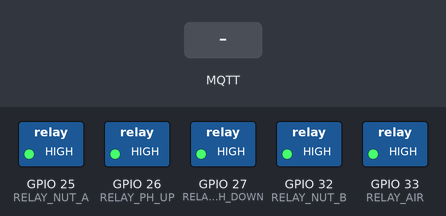
This sketch was run on a simulated ESP32. Shown: switched loads named in the sketch (green lamp = pin HIGH). Inputs (shaded band) come from the test bench. WiFi joins after 1.5 s; servers stay silent unless stated; no MQTT or app messages arrive unless stated; what the sketch prints to the serial monitor is not drawn.

Above: at 2.7 s.
2.8 s: MQTT message "1" arrives on the first subscribed topic
At 4.1 s:
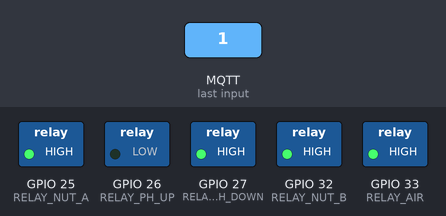
5.8 s: MQTT message "3" arrives on the first subscribed topic
At 6.3 s:
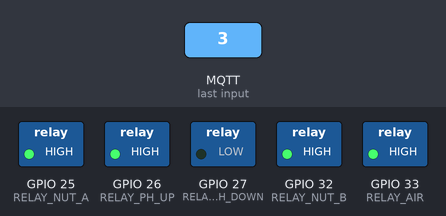
8.8 s: MQTT message "5" arrives on the first subscribed topic
At 9.8 s:
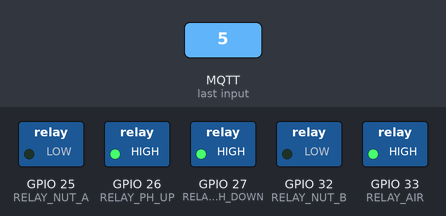
Timing chart, 0 to 12.3 s (numbered marks = the images above; inputs shaded):
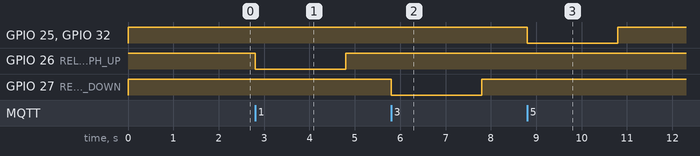

The sketch:

ESP32_Aktuator.ino
```cpp
#include <WiFi.h>
#include <PubSubClient.h>
#include <ArduinoJson.h>

// ==========================================
// 1. KONFIGURASI WIFI & MQTT BROKER
// ==========================================
const char* ssid        = "XinXun-9988";
const char* password    = "12345678";
const char* mqtt_server = "192.168.100.10";

WiFiClient espClient;
PubSubClient client(espClient);

// Topik Komunikasi MQTT
const char* topic_sensor = "hidroponik/sensor";
const char* topic_action = "hidroponik/action";
const char* topic_status = "hidroponik/status";

// ==========================================
// 2. PIN RELAY (Active Low)
// ==========================================
const int RELAY_PH_UP   = 26;
const int RELAY_PH_DOWN = 27;
const int RELAY_NUT_A   = 25;
const int RELAY_NUT_B   = 32;
const int RELAY_AIR     = 33;

// ==========================================
// 3. VARIABEL DURASI & SAFETY INTERLOCK
// ==========================================
const unsigned long T_SHORT = 2000; // 2 Detik
const unsigned long T_LONG  = 5000; // 5 Detik

// Kapasitas Box Maksimal = 21.85L.
float volume_tandon_saat_ini = 21.85;
const float BATAS_KRITIS_AIR = 5.0; // Jika di bawah 5L, pompa diblokir

// ==========================================
// FUNGSI KONTROL POMPA
// ==========================================
void jalankanPompa(int pin_pompa, unsigned long durasi) {
  digitalWrite(pin_pompa, LOW);
  delay(durasi);
  digitalWrite(pin_pompa, HIGH);
}

void jalankanNutrisi(unsigned long durasi) {
  digitalWrite(RELAY_NUT_A, LOW);
  digitalWrite(RELAY_NUT_B, LOW);
  delay(durasi);
  digitalWrite(RELAY_NUT_A, HIGH);
  digitalWrite(RELAY_NUT_B, HIGH);
}

// ==========================================
// SETUP
// ==========================================
void setup() {
  Serial.begin(115200);

  pinMode(RELAY_PH_UP, OUTPUT);
  pinMode(RELAY_PH_DOWN, OUTPUT);
  pinMode(RELAY_NUT_A, OUTPUT);
  pinMode(RELAY_NUT_B, OUTPUT);
  pinMode(RELAY_AIR, OUTPUT);

  // Matikan semua relay di awal (Active Low = HIGH)
  digitalWrite(RELAY_PH_UP, HIGH);
  digitalWrite(RELAY_PH_DOWN, HIGH);
  digitalWrite(RELAY_NUT_A, HIGH);
  digitalWrite(RELAY_NUT_B, HIGH);
  digitalWrite(RELAY_AIR, HIGH);

  WiFi.begin(ssid, password);
  while (WiFi.status() != WL_CONNECTED) {
    delay(500);
    Serial.print(".");
  }
  Serial.println("\n[WiFi] Aktuator Terhubung!");

  client.setServer(mqtt_server, 1883);
  client.setCallback(callback);
}

void reconnect() {
  while (!client.connected()) {
    Serial.print("[MQTT] Menghubungkan Aktuator...");
    if (client.connect("ESP32_Aktuator_Unit2")) {
      Serial.println(" OK!");
      // ESP32 Aktuator berlangganan ke 2 topik
      client.subscribe(topic_action); // Perintah AI/Python
      client.subscribe(topic_sensor); // Cek JSON teman (untuk Box)
    } else {
      delay(5000);
    }
  }
}

// ==========================================
// FUNGSI CALLBACK (PENERIMA PESAN MQTT)
// ==========================================
void callback(char* topic, byte* payload, unsigned int length) {
  String pesan = "";
  for (int i = 0; i < length; i++) pesan += (char)payload[i];

  // --- LOGIKA 1: UPDATE DATA SENSOR (SAFETY INTERLOCK) ---
  if (String(topic) == String(topic_sensor)) {
    StaticJsonDocument<512> doc;
    DeserializationError error = deserializeJson(doc, pesan);
    if (!error) {
      // Ambil kunci "box" dari JSON teman Anda
      volume_tandon_saat_ini = doc["box"];
    }
    return; // Selesai membaca sensor, tidak perlu lanjut ke bawah
  }

  // --- LOGIKA 2: EKSEKUSI PERINTAH AKSI ---
  if (String(topic) == String(topic_action)) {
    int aksi = pesan.toInt();
    Serial.print("\n[PERINTAH MASUK] Aksi: ");
    Serial.println(aksi);

    // Cek Safety Interlock: Apakah air di tandon cukup?
    if (volume_tandon_saat_ini < BATAS_KRITIS_AIR && aksi != 0) {
      Serial.println("⚠️ BAHAYA: Tandon Utama Kosong/Kritis!");
      Serial.println("⛔ Perintah Pompa DIBLOKIR oleh Safety Interlock.");
    } else {
      // Eksekusi Pompa (Tabel 3.4 B600)
      switch(aksi) {
        case 0: Serial.println("Eksekusi: Idle"); break;
        case 1: Serial.println("Eksekusi: pH Up Short"); jalankanPompa(RELAY_PH_UP, T_SHORT); break;
        case 2: Serial.println("Eksekusi: pH Up Long"); jalankanPompa(RELAY_PH_UP, T_LONG); break;
        case 3: Serial.println("Eksekusi: pH Down Short"); jalankanPompa(RELAY_PH_DOWN, T_SHORT); break;
        case 4: Serial.println("Eksekusi: pH Down Long"); jalankanPompa(RELAY_PH_DOWN, T_LONG); break;
        case 5: Serial.println("Eksekusi: Nutrisi Short"); jalankanNutrisi(T_SHORT); break;
        case 6: Serial.println("Eksekusi: Nutrisi Long"); jalankanNutrisi(T_LONG); break;
        case 7: Serial.println("Eksekusi: Air Baku Short"); jalankanPompa(RELAY_AIR, T_SHORT); break;
        case 8: Serial.println("Eksekusi: Air Baku Long"); jalankanPompa(RELAY_AIR, T_LONG); break;
        default: Serial.println("Aksi tidak dikenal!"); break;
      }
    }

    // --- LOGIKA 3: PUBLISH STATUS SELESAI (DONE) ---
    // Memberi tahu Python bahwa proses hardware sudah selesai/terblokir
    Serial.println("Selesai. Mengirim sinyal DONE ke Python...");
    client.publish(topic_status, "DONE");
  }
}

void loop() {
  if (!client.connected()) reconnect();
  client.loop();
}
```

Measured:
- after the input at 2.8 s, GPIO 26 (RELAY_PH_UP): HIGH → LOW at once, → HIGH 2.0 s later
- after the input at 5.8 s, GPIO 27 (RELAY_PH_DOWN): HIGH → LOW at once, → HIGH 2.0 s later
- after the input at 8.8 s, GPIO 25 (RELAY_NUT_A), GPIO 32 (RELAY_NUT_B): HIGH → LOW at once, → HIGH 2.0 s later
